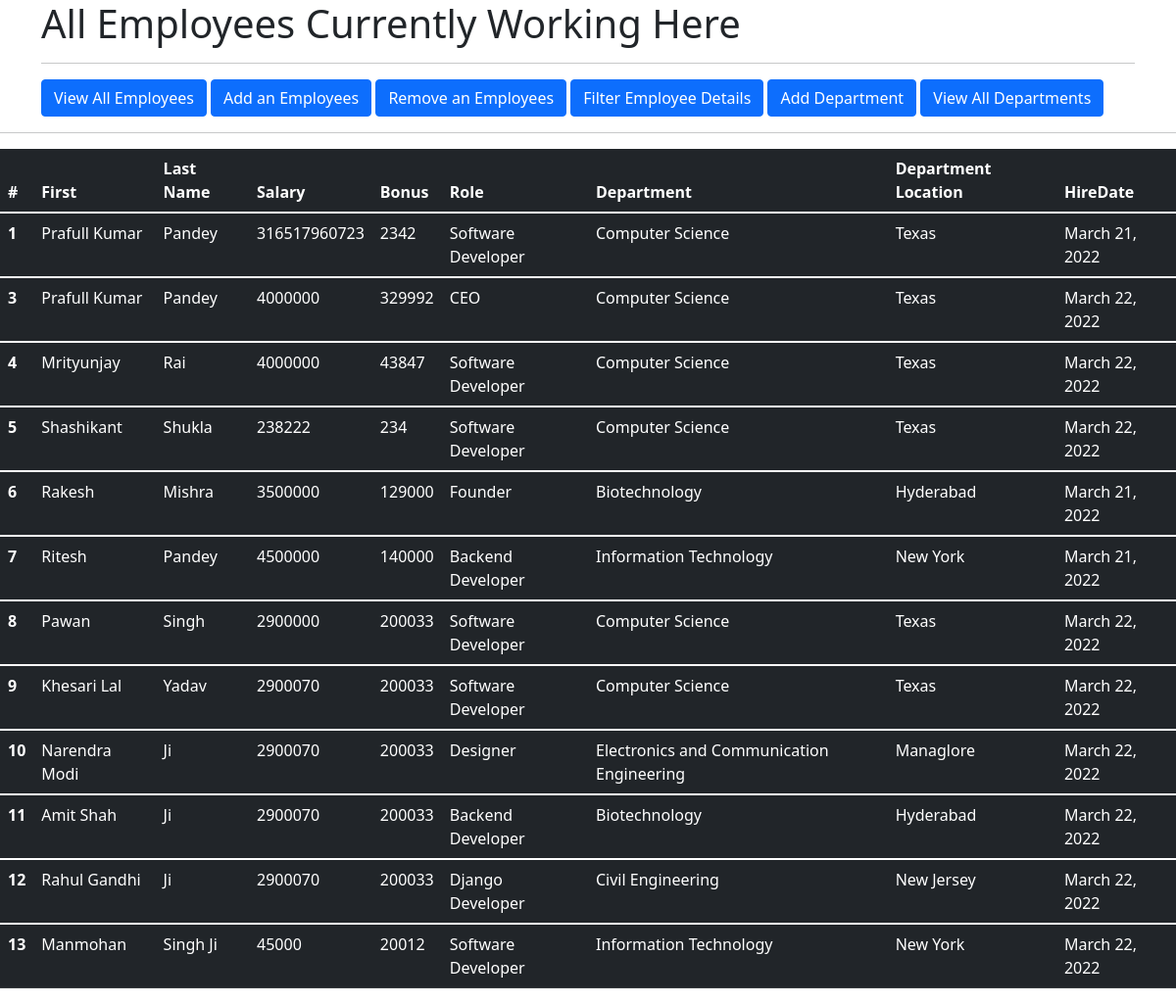
The page /view_all_emp on the database its author committed.
### off_app/models.py (models this page shows, shortened)
class Employee(models.Model):
    first_name = models.CharField(max_length=100,null=False)
    last_name = models.CharField(max_length=100)
    dept = models.ForeignKey(Department,on_delete=models.CASCADE)
    salary = models.IntegerField(default=0)
    bonus = models.IntegerField(default=0)
    role = models.ForeignKey(role,on_delete=models.CASCADE)
    phone = models.IntegerField(default=0)
    hire_date = models.DateField()

class role(models.Model):
    name = models.CharField(max_length=100,null=False)

class Department(models.Model):
    name = models.CharField(max_length=100,null=False)
    location = models.CharField(max_length=100)

### off_app/views.py (the view)
# urls.py: path('view_all_emp',views.view_all_emp,name  = 'view_all_emp.html'),
def view_all_emp(request):
    emps = Employee.objects.all()
    context = {
       "emps" : emps
    }
    return render(request,'view_all_emp.html',context)

### off_app/templates/view_all_emp.html (shortened to what this page needs)
<!doctype html>
<html lang="en">
  <head>
    <link href="https://cdn.jsdelivr.net/npm/bootstrap@5.1.3/dist/css/bootstrap.min.css" rel="stylesheet">
  </head>
  <body>
    <div class="container">
        <h1>All Employees Currently Working Here</h1>
        <hr>
        <a class="btn btn-primary" href="/view_all_emp" role="button">View All Employees</a>
        <a class="btn btn-primary" href="/add_an_emp" role="button">Add an Employees</a>
        <a class="btn btn-primary" href="/rem_an_emp" role="button">Remove an Employees</a>
        <a class="btn btn-primary" href="/filt_emp_det" role="button">Filter Employee Details</a>
        <a class="btn btn-primary" href="/add_dept" role="button">Add Department</a>
        <a class="btn btn-primary" href="/view_all_dept" role="button">View All Departments</a>
      </div>
    <table class="table table-dark table-stripped">
        <thead>
          <tr>
            <th scope="col">#</th>
            <th scope="col">First</th>
            <th scope="col">Last Name</th>
            <th scope="col">Salary</th>
            <th scope="col">Bonus</th>
            <th scope="col">Role</th>
            <th scope="col">Department</th>
            <th scope="col">Department Location</th>
            <th scope="col">HireDate</th>
          </tr>
        </thead>
        <hr>
        {% for emp in emps %}
        <tbody>
          <tr>
            <th scope="row">{{emp.id}}</th>
            <td>{{emp.first_name}}</td>
            <td>{{emp.last_name}}</td>
            <td>{{emp.salary}}</td>
            <td>{{emp.bonus}}</td>
            <td>{{emp.role.name}}</td>
            <td>{{emp.dept.name}}</td>
            <td>{{emp.dept.location}}</td>
            <td>{{emp.hire_date}}</td>
          </tr>
        </tbody>
        {% endfor %}
      </table>
  </body>
</html>

### rows shown on the page
Employee: id "1", first_name "Prafull Kumar", last_name "Pandey", salary "316517960723", bonus "2342", role.name "Software Developer", dept.name "Computer Science", dept.location "Texas", hire_date "March 21, 2022"
Employee: id "3", first_name "Prafull Kumar", last_name "Pandey", salary "4000000", bonus "329992", role.name "CEO", dept.name "Computer Science", dept.location "Texas", hire_date "March 22, 2022"
Employee: id "4", first_name "Mrityunjay", last_name "Rai", salary "4000000", bonus "43847", role.name "Software Developer", dept.name "Computer Science", dept.location "Texas", hire_date "March 22, 2022"
Employee: id "5", first_name "Shashikant", last_name "Shukla", salary "238222", bonus "234", role.name "Software Developer", dept.name "Computer Science", dept.location "Texas", hire_date "March 22, 2022"
Employee: id "6", first_name "Rakesh", last_name "Mishra", salary "3500000", bonus "129000", role.name "Founder", dept.name "Biotechnology", dept.location "Hyderabad", hire_date "March 21, 2022"
Employee: id "7", first_name "Ritesh", last_name "Pandey", salary "4500000", bonus "140000", role.name "Backend Developer", dept.name "Information Technology", dept.location "New York", hire_date "March 21, 2022"
Employee: id "8", first_name "Pawan", last_name "Singh", salary "2900000", bonus "200033", role.name "Software Developer", dept.name "Computer Science", dept.location "Texas", hire_date "March 22, 2022"
Employee: id "9", first_name "Khesari Lal", last_name "Yadav", salary "2900070", bonus "200033", role.name "Software Developer", dept.name "Computer Science", dept.location "Texas", hire_date "March 22, 2022"
Employee: id "10", first_name "Narendra Modi", last_name "Ji", salary "2900070", bonus "200033", role.name "Designer", dept.name "Electronics and Communication Engineering", dept.location "Managlore", hire_date "March 22, 2022"
Employee: id "11", first_name "Amit Shah", last_name "Ji", salary "2900070", bonus "200033", role.name "Backend Developer", dept.name "Biotechnology", dept.location "Hyderabad", hire_date "March 22, 2022"
Employee: id "12", first_name "Rahul Gandhi", last_name "Ji", salary "2900070", bonus "200033", role.name "Django Developer", dept.name "Civil Engineering", dept.location "New Jersey", hire_date "March 22, 2022"
Employee: id "13", first_name "Manmohan", last_name "Singh Ji", salary "45000", bonus "20012", role.name "Software Developer", dept.name "Information Technology", dept.location "New York", hire_date "March 22, 2022"
